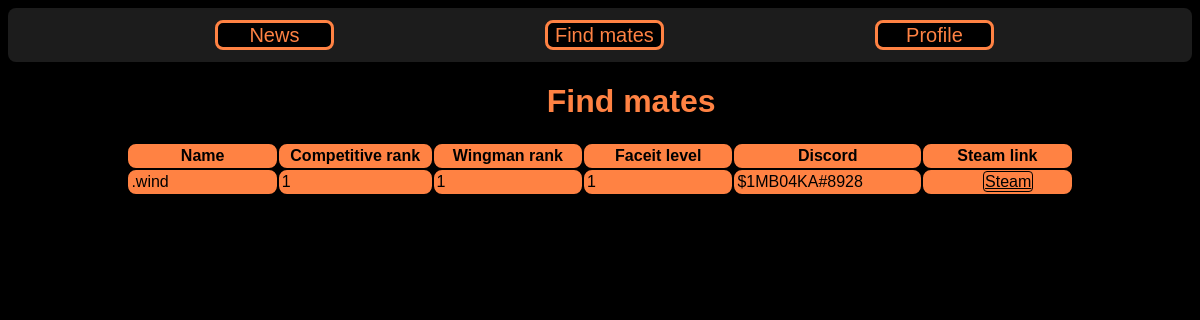
The page /find_mates on the database as committed earlier.
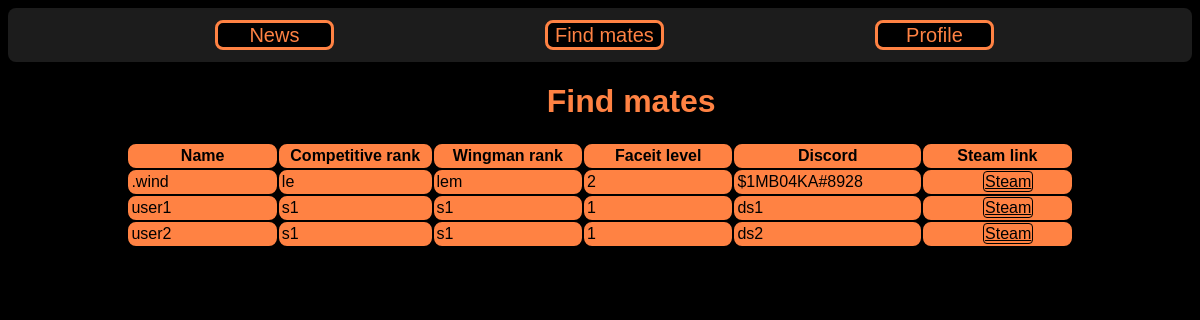
The same page on the database as committed later.
### data/users.py (models this page shows, shortened)
class User(SqlAlchemyBase, UserMixin):
    __tablename__ = 'users'
    id = sqlalchemy.Column(sqlalchemy.Integer,
                           primary_key=True, autoincrement=True)
    is_admin = sqlalchemy.Column(sqlalchemy.Boolean, nullable=False, default=False)
    is_active = sqlalchemy.Column(sqlalchemy.Boolean, nullable=False, default=False)
    username = sqlalchemy.Column(sqlalchemy.String, nullable=False)
    discord = sqlalchemy.Column(sqlalchemy.String, nullable=False)
    hashed_password = sqlalchemy.Column(sqlalchemy.String, nullable=True)
    competitive_rank = sqlalchemy.Column(sqlalchemy.String, nullable=False)
    wingman_rank = sqlalchemy.Column(sqlalchemy.String, nullable=False)
    faceit_level = sqlalchemy.Column(sqlalchemy.Integer, nullable=False)
    steam = sqlalchemy.Column(sqlalchemy.String, nullable=False)
    created_date = sqlalchemy.Column(sqlalchemy.DateTime,
                                     default=datetime.datetime.now)
    news = orm.relation("News", back_populates='user')

### main.py (the view)
@app.route('/find_mates')
def find_mates():
    db_sess = db_session.create_session()
    users = db_sess.query(User)
    return render_template('find_mates.html', users=users)

### data/db_session.py (called while the page is built)
def create_session() -> Session:
    global __factory
    return __factory()

### templates/find_mates.html (shortened to what this page needs)
{% extends "base.html" %}
{% block content %}
<h1 style="margin-left: 45.5%;">Find mates</h1>
<table>
<tr><th>Name</th><th>Competitive rank</th> <th>Wingman rank</th> <th>Faceit level</th><th>Discord</th><th>Steam link</th></tr>
        {% for user in  users%}
        <tr><td>{{user.username}}</td><td>{{user.competitive_rank}}</td><td>{{user.wingman_rank}}</td><td>{{user.faceit_level}}</td><td>{{user.discord}}</td><td><a class="table_button" href="{{user.steam}}" target="_blank">Steam</a></td></tr>
        {% endfor %}
</table>
{% endblock %}

### templates/base.html (shortened to what this page needs)
<!DOCTYPE html>
<html lang="en">
<head>
    <link rel="stylesheet" type="text/css" href="static/css/style.css">
</head>
<body>
<div class="upper_buttons">
    <p class="main_buttons" onclick="window.location.href = '/news';"><button class="main_button">News</button></p>
    <p class="main_buttons" onclick="window.location.href = '/find_mates';"><button class="main_button">Find mates</button></p>
    <p class="main_buttons" onclick="window.location.href = '/login';"><button class="main_button">Profile</button></p>
</div>
{% block content %}{% endblock %}
</body>
</html>

### static/css/style.css (style rules this page uses)
.main_buttons { display: inline; margin-left: 17.5%; }
.main_button { margin-top: 1%; margin-bottom: 1%; font-size: 20px; width: 10%; height: 30px; border-radius: 8px; }
body { background: black; font-family: Arial; }
h1 { color: rgba(255, 130 , 67, 1); }
button { color: rgba(255, 130 , 67, 1); background: black; border-radius: 8px; border: 3px solid rgba(255, 130 , 67, 1); -webkit-transition-duration: 0.6s; transition-duration: 0.6s; }
table { width: 80%; border-radius: 8px; color: black; margin-left: 10%; }
th { width: 10%; border: 2px solid rgba(255, 130 , 67, 1); background: rgba(255, 130 , 67, 1); border-radius: 8px; }
td { width: 10%; border: 2px solid rgba(255, 130 , 67, 1); background: rgba(255, 130 , 67, 1); border-radius: 8px; }
.table_button { border: 1px solid black; border-radius: 4px; padding: 1px; color: black; width: 100%; margin-left: 40%; height: 25px; -webkit-transition-duration: 0.4s; transition-duration: 0.4s; }
.upper_buttons { top: 0; position: sticky; background-color: rgba(30, 30, 30, 0.95); border-radius: 8px; }

Rows that differ between the two databases and show on the page:
changed User ".wind": competitive_rank "1" → "le"; wingman_rank "1" → "lem"; faceit_level "1" → "2"
added User: username "user1", competitive_rank "s1", wingman_rank "s1", faceit_level "1", discord "ds1"
added User: username "user2", competitive_rank "s1", wingman_rank "s1", faceit_level "1", discord "ds2"
